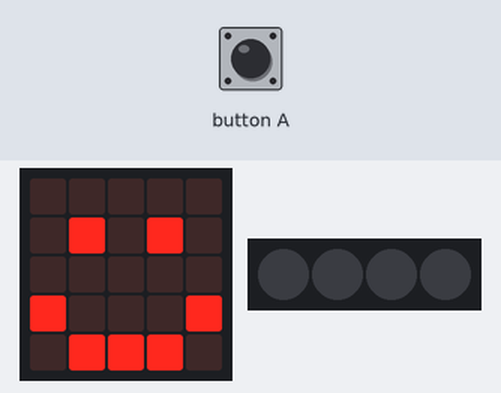
Bench run of a program on a simulated BBC micro:bit (MakeCode). Shown: the board's 5×5 LED display, 4 RGB LEDs in strip order, left to right. Inputs (shaded band) come from the test bench. Dim RGB values are drawn brighter than linear.

Above: at 1.8 s.
1.9 s: button A pressed for 0.15 s
At 5.1 s:
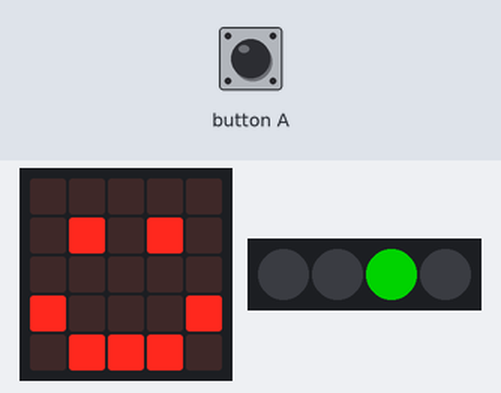
At 6.6 s:
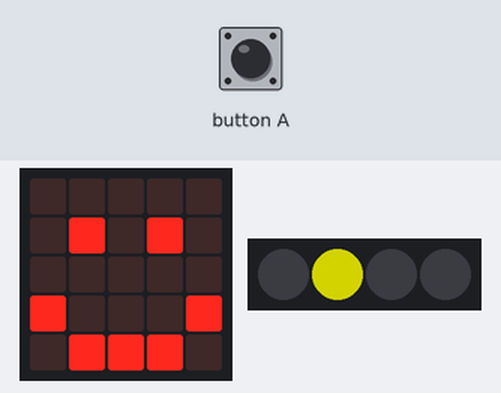
Timing chart, 0 to 9.6 s (numbered marks = the images above; inputs shaded):
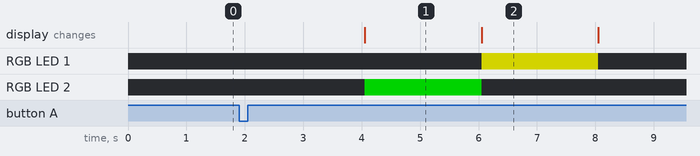

Measured:
- after the input at 1.9 s, RGB LED 1: off → RGB(127, 127, 0) after 4.2 s, → off 2.0 s later; RGB LED 2: off → RGB(0, 127, 0) after 2.2 s, → off 2.0 s later
- what the display in image 1 shows lasts 2.0 s, from 4.1 s to 6.1 s

The program:

main.ts
```typescript
// (licence header left out)
// variables
let neopixelStrip: neopixel.Strip = null

// cleanup
basic.clearScreen()
neopixelStrip = neopixel.create(DigitalPin.P16, 4, NeoPixelMode.RGB)
neopixelStrip.setPixelColor(0, neopixel.colors(NeoPixelColors.Black))
neopixelStrip.setPixelColor(1, neopixel.colors(NeoPixelColors.Black))
neopixelStrip.setPixelColor(2, neopixel.colors(NeoPixelColors.Black))
neopixelStrip.setPixelColor(3, neopixel.colors(NeoPixelColors.Black))
neopixelStrip.show()
basic.showIcon(IconNames.Happy)

input.onButtonPressed(Button.A, function () {
    neopixelStrip.setPixelColor(2, neopixel.colors(NeoPixelColors.Green))
    basic.pause(2000)
    neopixelStrip.show()
    neopixelStrip.setPixelColor(2, neopixel.colors(NeoPixelColors.Black))

    neopixelStrip.setPixelColor(1, neopixel.colors(NeoPixelColors.Yellow))
    basic.pause(2000)
    neopixelStrip.show()
    neopixelStrip.setPixelColor(1, neopixel.colors(NeoPixelColors.Black))

    neopixelStrip.setPixelColor(0, neopixel.colors(NeoPixelColors.Red))
    basic.pause(2000)
    neopixelStrip.show()
    neopixelStrip.setPixelColor(0, neopixel.colors(NeoPixelColors.Black))

    basic.showIcon(IconNames.Happy)
})
```
